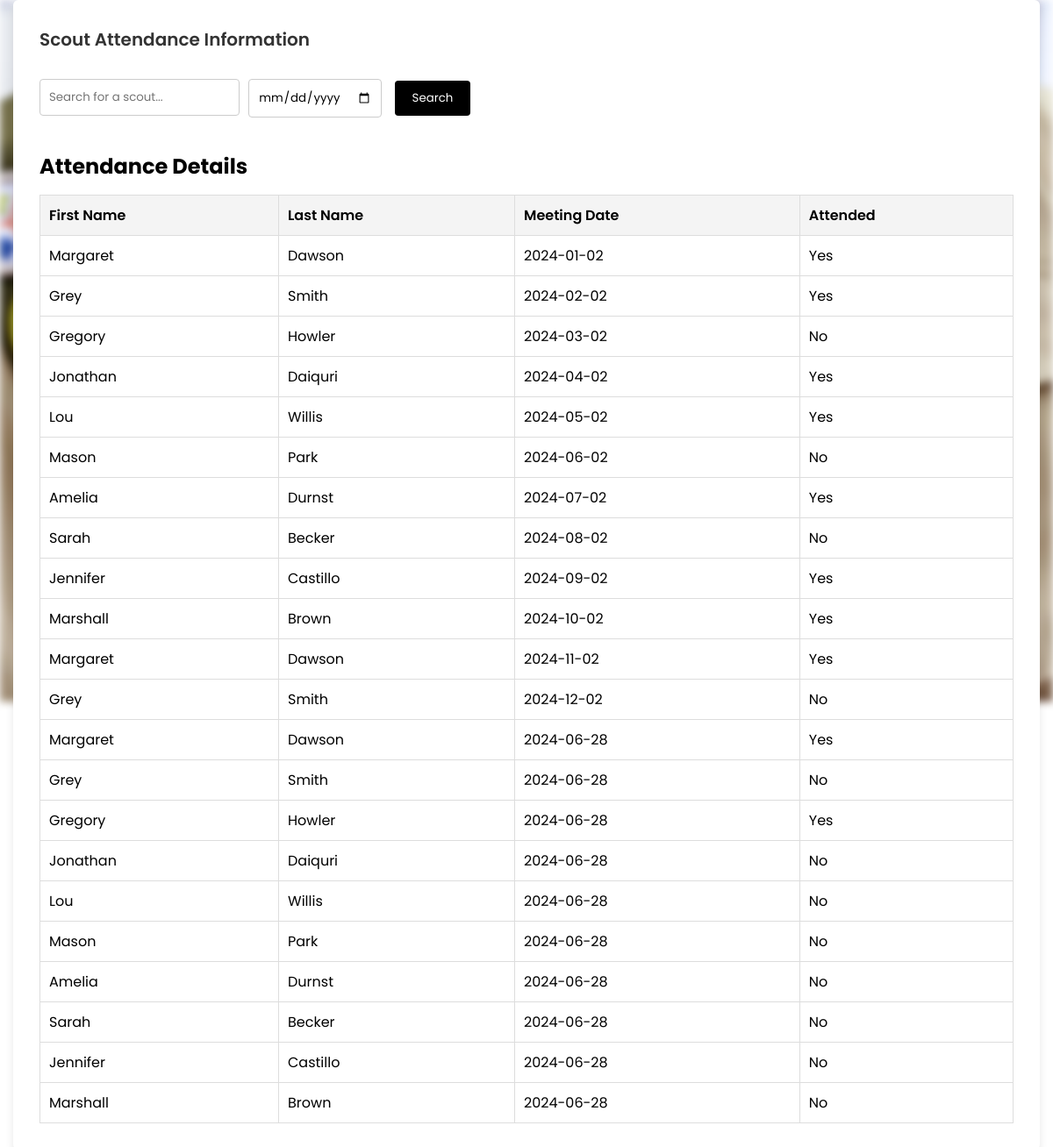
The app's page /viewAttendance.php, older data.
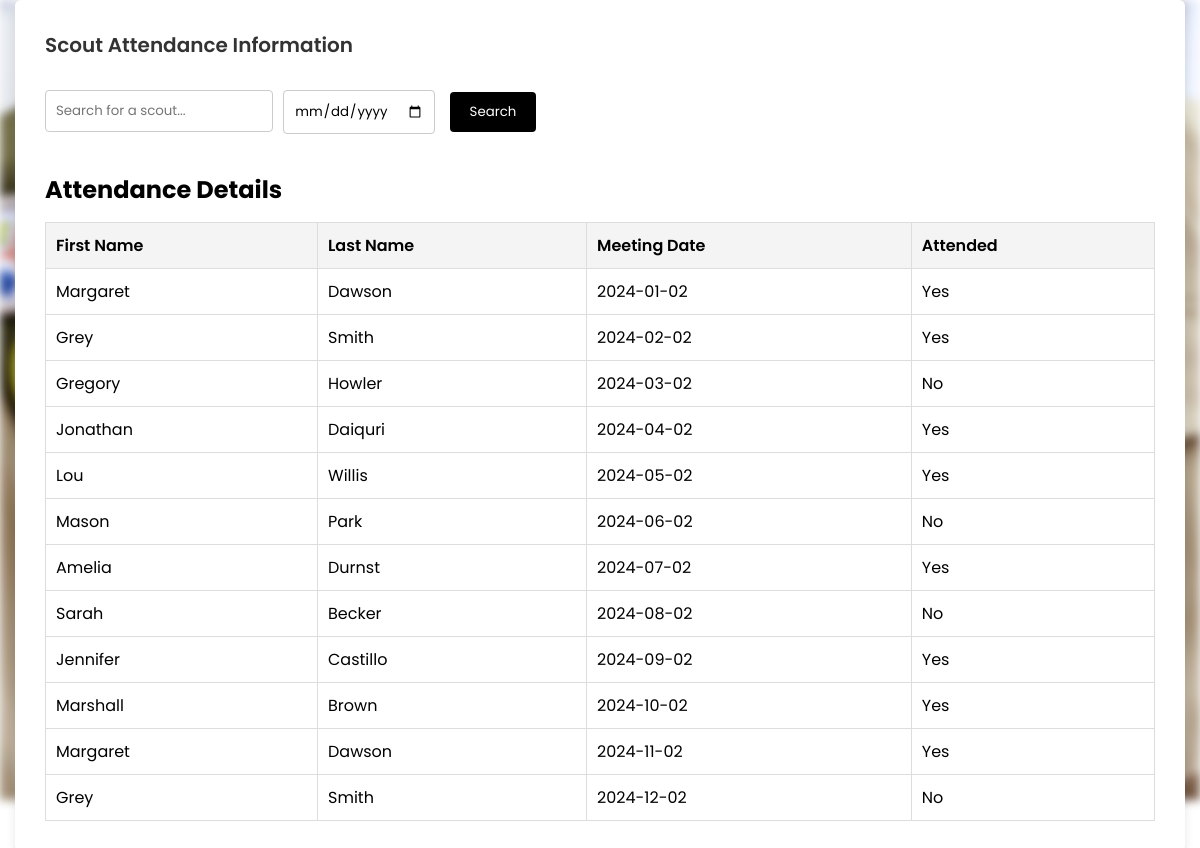
The same page, newer data.
### tables this page shows
CREATE TABLE MEETING (
    MEETINGID INTEGER PRIMARY KEY,
    SCOUTID INTEGER,
    MEETINGDATE DATETIME,
    FOREIGN KEY (SCOUTID) REFERENCES SCOUTS(SCOUTID)
);

CREATE TABLE SCOUTS (
    SCOUTID INTEGER PRIMARY KEY,
    RANKID INTEGER,
    FIRSTNAME VARCHAR(25),
    LASTNAME VARCHAR(25),
    SCOUT_BIRTHDAY DATE,
    FOREIGN KEY (RANKID) REFERENCES RANK(RANKID)
);

### viewAttendance.php (the view, shortened to what this page needs)
<?php
    $db = new SQLite3('DatabaseCreator.db');
    $sql = " SELECT
        s.FIRSTNAME,
        s.LASTNAME,
        m.MEETINGDATE,
        CASE
            WHEN ms.ATTENDANCE = 1 THEN 'Yes'
            ELSE 'No'
        END AS ATTENDED
        FROM
            SCOUTS s
        JOIN
            MEETING_SCOUT ms ON s.SCOUTID = ms.SCOUTID
        JOIN
            MEETING m ON ms.MEETINGID = m.MEETINGID ";
    $result = $db->query($sql);
    $attendances = [];
    while ($row = $result->fetchArray(SQLITE3_ASSOC)) {
        $attendances[] = $row;
    }
?>
<!DOCTYPE html>
<html lang="en">
<head>
    <link rel="stylesheet" href="style.css">
</head>
<body>
    <div class="container">
        <header>Scout Attendance Information</header>
        <div class="attendance-info">
            <div class="search-container">
                <input type="text" id="searchInput" placeholder="Search for a scout...">
                <input type="date" id="dateInput">
                <button onclick="searchAttendance()">Search</button>
            </div>
            <h2>Attendance Details</h2>
            <table>
                <tr>
                    <th>First Name</th>
                    <th>Last Name</th>
                    <th>Meeting Date</th>
                    <th>Attended</th>
                </tr>
                <?php if (!empty($attendances)): ?>
                    <?php foreach ($attendances as $attendance): ?>
                        <tr>
                            <td><?php echo htmlspecialchars($attendance['FIRSTNAME']); ?></td>
                            <td><?php echo htmlspecialchars($attendance['LASTNAME']); ?></td>
                            <td><?php echo htmlspecialchars($attendance['MEETINGDATE']); ?></td>
                            <td><?php echo htmlspecialchars($attendance['ATTENDED']); ?></td>
                        </tr>
                    <?php endforeach; ?>
                <?php else: ?>
                    <tr>
                        <td colspan="7">No scout information available.</td>
                    </tr>
                <?php endif; ?>
            </table>
        </div>
    </div>
</body>
</html>

Row changes from the older to the newer data that the page shows:
removed meeting: scouts.FIRSTNAME "Margaret", scouts.LASTNAME "Dawson", MEETINGDATE "2024-06-28", ATTENDED "Yes", scouts.FIRSTNAME "Grey", scouts.LASTNAME "Smith", ATTENDED "No", scouts.FIRSTNAME "Gregory", scouts.LASTNAME "Howler", scouts.FIRSTNAME "Jonathan", scouts.LASTNAME "Daiquri", scouts.FIRSTNAME "Lou", scouts.LASTNAME "Willis", scouts.FIRSTNAME "Mason", scouts.LASTNAME "Park", scouts.FIRSTNAME "Amelia", scouts.LASTNAME "Durnst", scouts.FIRSTNAME "Sarah", scouts.LASTNAME "Becker", scouts.FIRSTNAME "Jennifer", scouts.LASTNAME "Castillo", scouts.FIRSTNAME "Marshall", scouts.LASTNAME "Brown"
